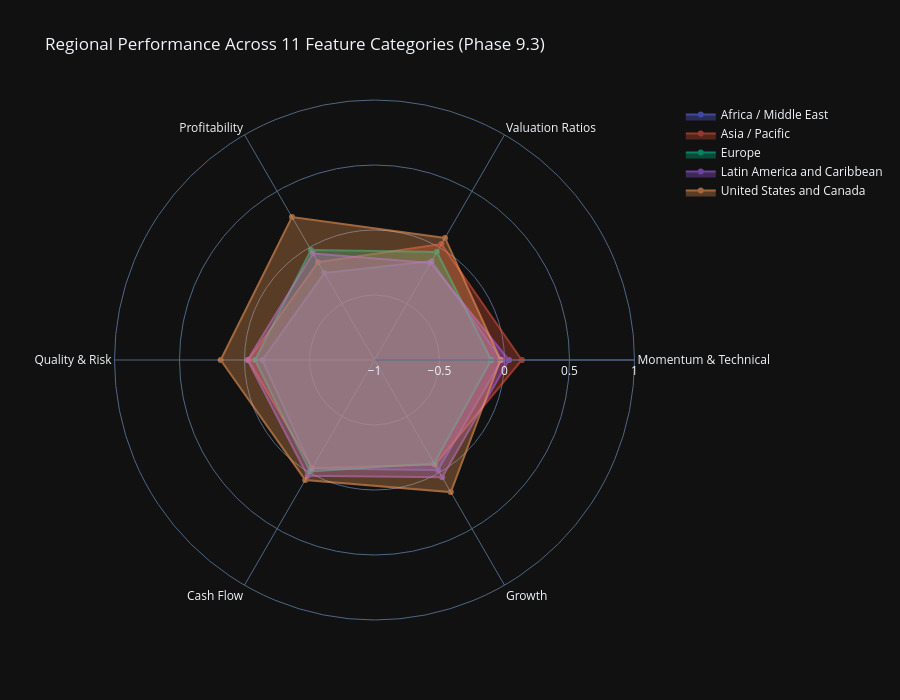

This figure's notebook cell:
### Code cell
# Visualization 2: Regional Performance Radar Charts
print("\n📊 Regional Performance Radar Charts:")

# Compute category scores by region
category_region_scores = {}

for category_name, category_metrics in category_mapping.items():
    available_in_category = [m for m in category_metrics if m in all_stocks_scaled.columns]

    if len(available_in_category) == 0:
        continue

    # Compute z-scores for available metrics and average by region
    category_data = all_stocks_scaled[available_in_category + ['region']].copy()

    # Convert to numeric and compute z-scores
    for col in available_in_category:
        category_data[col] = pd.to_numeric(category_data[col], errors='coerce')

    # Compute z-scores (handle NaNs)
    z_scored_data = category_data[available_in_category].apply(lambda x: zscore(x, nan_policy='omit'))
    category_data['category_score'] = z_scored_data.mean(axis=1)

    # Aggregate by region
    region_scores = category_data.groupby('region')['category_score'].mean()
    category_region_scores[category_name] = region_scores

if category_region_scores:
    # Create radar chart for each region
    radar_df = pd.DataFrame(category_region_scores)

    # Create subplot radar charts
    from plotly.subplots import make_subplots
    import plotly.graph_objects as go

    regions = radar_df.index.tolist()
    categories = radar_df.columns.tolist()

    # Create single figure with all regions
    fig_radar = go.Figure()

    for region in regions:
        values = radar_df.loc[region].tolist()
        values.append(values[0])  # Close the radar chart

        fig_radar.add_trace(go.Scatterpolar(
                r=values,
                theta=categories + [categories[0]],
                fill='toself',
                name=region,
                opacity=0.6
                ))

    fig_radar.update_layout(
            polar=dict(
                    radialaxis=dict(
                            visible=True,
                            range=[-1, 1]
                            )
                    ),
            showlegend=True,
            title="Regional Performance Across 11 Feature Categories (Phase 9.3)",
            height=700
            )

    fig_radar.show()
    output_path = eda_output_dir / "phase93_regional_radar_charts.html"
    fig_radar.write_html(output_path)

    print(f"\n✓ Regional radar charts complete")
    print(f"  Regions visualized: {len(regions)}")
    print(f"  Categories analyzed: {len(categories)}")
    print(f"  Output: {output_path}")

    # Display top category per region
    print(f"\n  🌍 Strongest Category by Region:")
    for region in regions[:5]:
        top_category = radar_df.loc[region].idxmax()
        top_score = radar_df.loc[region].max()
        print(f"    {region}: {top_category} (z-score: {top_score:.2f})")
else:
    print("  ⚠️ No regional category data available")

### Figure 1 — Plotly figure (JSON) as saved in the notebook; plotly's stock layout.template omitted (floating-point values rounded to 4 significant figures)
{"data": [{"fill": "toself", "name": "Africa / Middle East", "opacity": 0.6, "r": [-0.02294, -0.1213, -0.2278, -0.1372, -0.03514, -0.02387, -0.02294], "theta": ["Momentum & Technical", "Valuation Ratios", "Profitability", "Quality & Risk", "Cash Flow", "Growth", "Momentum & Technical"], "type": "scatterpolar"}, {"fill": "toself", "name": "Asia / Pacific", "opacity": 0.6, "r": [0.1323, 0.02947, -0.131, -0.0304, -0.04089, -0.07017, 0.1323], "theta": ["Momentum & Technical", "Valuation Ratios", "Profitability", "Quality & Risk", "Cash Flow", "Growth", "Momentum & Technical"], "type": "scatterpolar"}, {"fill": "toself", "name": "Europe", "opacity": 0.6, "r": [-0.1026, -0.04053, -0.02235, -0.08167, -0.009863, -0.08167, -0.1026], "theta": ["Momentum & Technical", "Valuation Ratios", "Profitability", "Quality & Risk", "Cash Flow", "Growth", "Momentum & Technical"], "type": "scatterpolar"}, {"fill": "toself", "name": "Latin America and Caribbean", "opacity": 0.6, "r": [0.0334, -0.1381, -0.05372, -0.02361, 0.02779, 0.04147, 0.0334], "theta": ["Momentum & Technical", "Valuation Ratios", "Profitability", "Quality & Risk", "Cash Flow", "Growth", "Momentum & Technical"], "type": "scatterpolar"}, {"fill": "toself", "name": "United States and Canada", "opacity": 0.6, "r": [-0.03111, 0.08447, 0.2695, 0.1833, 0.06544, 0.1735, -0.03111], "theta": ["Momentum & Technical", "Valuation Ratios", "Profitability", "Quality & Risk", "Cash Flow", "Growth", "Momentum & Technical"], "type": "scatterpolar"}], "layout": {"polar": {"radialaxis": {"visible": true, "range": [-1, 1]}}, "showlegend": true, "title": {"text": "Regional Performance Across 11 Feature Categories (Phase 9.3)"}, "height": 700}}
